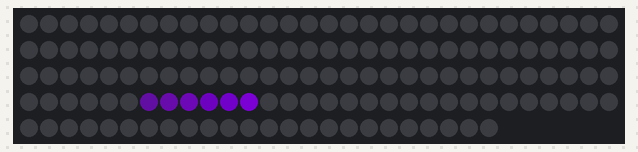
Recording of a sketch running on a simulated Arduino Uno, built with avr-gcc and run on an emulated ATmega328P. Parts: 144 RGB LEDs in strip order, left to right, continuing on the next row. Dim RGB values are drawn brighter than linear; random numbers use the default seed unless the sketch sets one.

Above: at 1.47 s.
At 5.39 s:
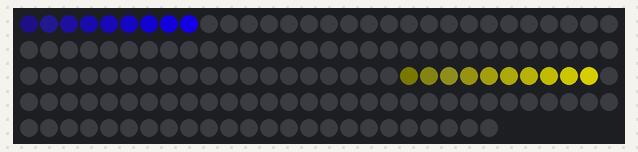
At 10.53 s:
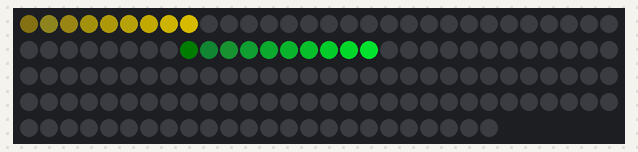
At 18.39 s:
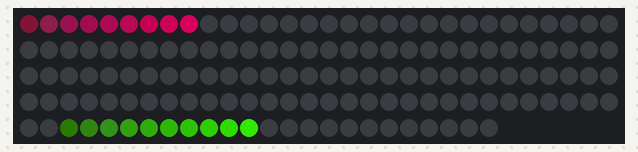
At 28.06 s:
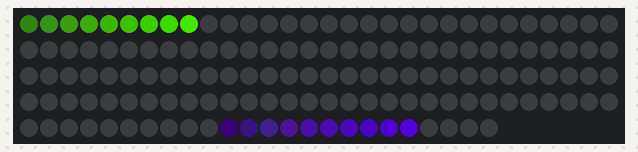
At 38.95 s:
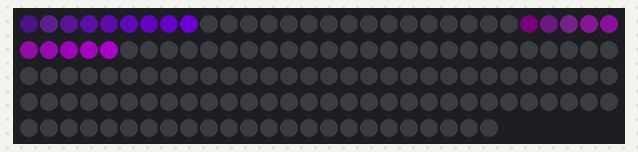

The sketch:

TETRAEDR2.ino
```cpp
// ===== НАСТРОЙКИ =====
#define EDGE_LEDS 24  // кол-во диодов на ребре куба
#define LED_DI 2      // пин подключения
#define BRIGHT 200    // яркость

const int NUM_LEDS = (EDGE_LEDS * 6);
#include <FastLED.h>
CRGB leds[NUM_LEDS];
//int head = 72;
//int head_begin = 71;
//int head_end = 96;
//int comet_color = 0;
//int shift_time = 100;

class COMETA {
public:
  void update() {
    for (int i = 0; i < 11; i++) {
      if ((head - i < head_end) and (head - i > head_begin)) {
        leds[head - i].setHSV(comet_color, 255 - i * 15, 255 - i * 25);
      }
    }
    leds[head - 11].setRGB(0, 0, 0);
    head += 1;
    FastLED.show();
    if (head - 11 == head_end) {
      recreate();
    }
  }
  void recreate() {
    head = random(0, 6) * EDGE_LEDS;
    head_end = head + EDGE_LEDS;
    head_begin = head - 1;
    shift_time = random(35, 90);
    comet_color = random(0, 255);
  }
private:
  int head;
  int head_end;
  int head_begin;
  int shift_time;
  int comet_color;
};

void setup() {
  // put your setup code here, to run once:
  FastLED.addLeds<WS2812, LED_DI, GRB>(leds, NUM_LEDS).setCorrection(TypicalLEDStrip);
  FastLED.setBrightness(BRIGHT);
 leds[0].setRGB(100, 100, 255);
  FastLED.show();
  delay(1000);
  FastLED.clear();
 FastLED.show();
  randomSeed(analogRead(A0));
}

COMETA comet;

void loop() {
  // put your main code here, to run repeatedly:
  comet.update();
}

/*
void cometa() {
  if (head - 11 == head_end) {
    head = random(0, 6) * EDGE_LEDS;
    head_end = head + EDGE_LEDS;
    head_begin = head - 1;
    shift_time = random(50, 90);
    comet_color = random(0, 255);
  }
  for (int i = 0; i < 11; i++) {
    if ((head - i < head_end) and (head - i > head_begin)) {
      leds[head - i].setHSV(comet_color, 255 - i * 15, 255 - i * 24);
    }
  }
  leds[head - 11].setRGB(0, 0, 0);
  head += 1;
  FastLED.show();
  delay(shift_time);
}
*/


void
simmetr() {
  for (int j = 0; j < 4; j++) {
    for (int i = 0; i <= NUM_LEDS; i += EDGE_LEDS) {
      leds[i + j].setRGB(255 - j * 12, 0, 100);

      leds[i + 23 - j].setRGB(100, 0, 255 - j * 12);
    }
  }
}
```
